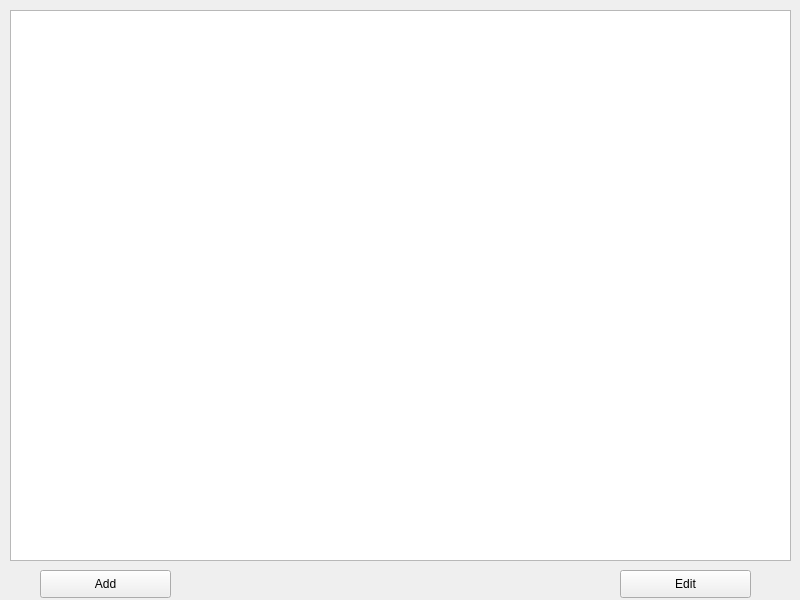
<?xml version="1.0" encoding="UTF-8"?>
<ui version="4.0">
 <class>MainWindow</class>
 <widget class="QMainWindow" name="MainWindow">
  <property name="geometry">
   <rect>
    <x>0</x>
    <y>0</y>
    <width>800</width>
    <height>600</height>
   </rect>
  </property>
  <property name="windowTitle">
   <string>Coffee</string>
  </property>
  <widget class="QWidget" name="centralwidget">
   <widget class="QTableWidget" name="tableWidget">
    <property name="geometry">
     <rect>
      <x>10</x>
      <y>10</y>
      <width>781</width>
      <height>551</height>
     </rect>
    </property>
    <property name="editTriggers">
     <set>QAbstractItemView::NoEditTriggers</set>
    </property>
   </widget>
   <widget class="QPushButton" name="pushButton">
    <property name="geometry">
     <rect>
      <x>40</x>
      <y>570</y>
      <width>131</width>
      <height>28</height>
     </rect>
    </property>
    <property name="text">
     <string>Add</string>
    </property>
   </widget>
   <widget class="QPushButton" name="pushButton_2">
    <property name="geometry">
     <rect>
      <x>620</x>
      <y>570</y>
      <width>131</width>
      <height>28</height>
     </rect>
    </property>
    <property name="text">
     <string>Edit</string>
    </property>
   </widget>
  </widget>
 </widget>
 <resources/>
 <connections/>
</ui>
